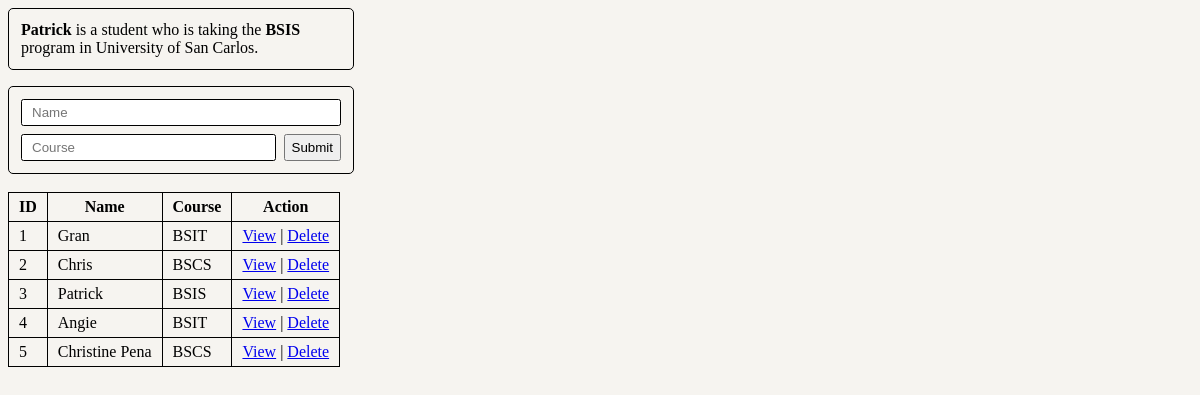
The page /?view=3 on the database its author committed.
### tables this page shows
CREATE TABLE `student` (
  `stud_id` int(255) NOT NULL,
  `stud_name` varchar(255) NOT NULL,
  `stud_course` varchar(255) NOT NULL
);

### process.php (the view, shortened to what this page needs)
<?php
include("db.php");
if (isset($_GET["view"])) {
    $sql = "SELECT * FROM student WHERE stud_id=" . $_GET["view"];
    $result = mysqli_query($conn, $sql);
    if (!$result) {
        echo "Query failed!";
    } else {
        if ($row = mysqli_fetch_assoc($result)) {
            echo "<div class='view'><p><b>" . $row["stud_name"] . "</b> is a student who is taking the <b>" . $row["stud_course"] . "</b> program in University of San Carlos.</p></div>";
        }
    }
}
function getData($conn)
{
    $sql = "SELECT * FROM student";
    $result = mysqli_query($conn, $sql);
    if (mysqli_num_rows($result) > 0) {
        echo "<table>";
        echo "<tr>";
        echo "<th>ID</th>";
        echo "<th>Name</th>";
        echo "<th>Course</th>";
        echo "<th>Action</th>";
        echo "</tr>";
        while ($row = mysqli_fetch_assoc($result)) {
            echo "<tr>";
            echo "<td>" . $row["stud_id"] . "</td>";
            echo "<td>" . $row["stud_name"] . "</td>";
            echo "<td>" . $row["stud_course"] . "</td>";
            echo "<td><a href='?view=" . $row["stud_id"] . "'>View</a> | <a href='?delete=" . $row["stud_id"] . "'>Delete</a></td>";
            echo "</tr>";
        }
        echo "</table>";
    } else {
        echo "Database is empty!";
    }
}

### index.php (style rules this page uses)
body { background-color: #f6f4f0; }
p { margin: 0; }
table, th, td { border: 1px solid black; border-collapse: collapse; padding: 5px 10px; }
.view { border: #000000 1.5px solid; border-radius: 5px; width: 20rem; padding: 0.75rem; margin-bottom: 1rem; }

### rows shown on the page
student: stud_name "Patrick", stud_course "BSIS", stud_id "3"
student: stud_id "1", stud_name "Gran", stud_course "BSIT"
student: stud_id "2", stud_name "Chris", stud_course "BSCS"
student: stud_id "4", stud_name "Angie", stud_course "BSIT"
student: stud_id "5", stud_name "Christine Pena", stud_course "BSCS"
